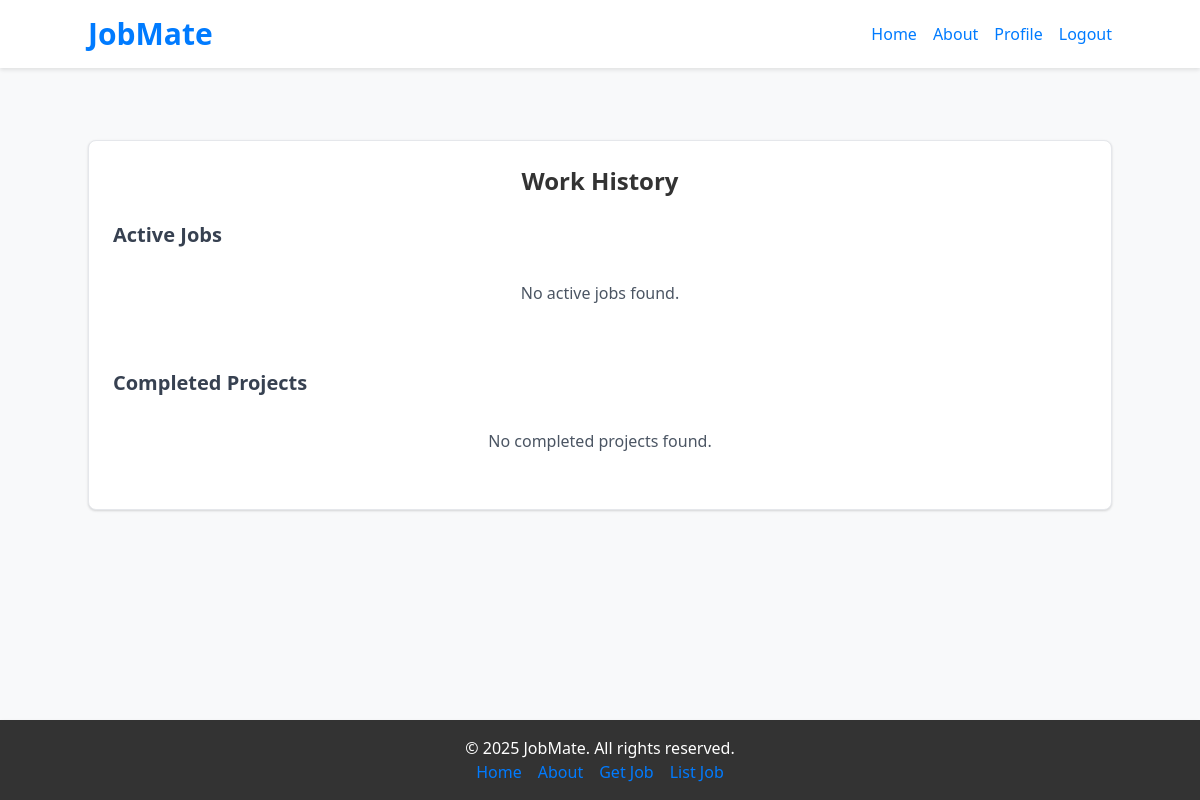
The page /contractor/work-history/ (signed in) on the database as committed earlier.
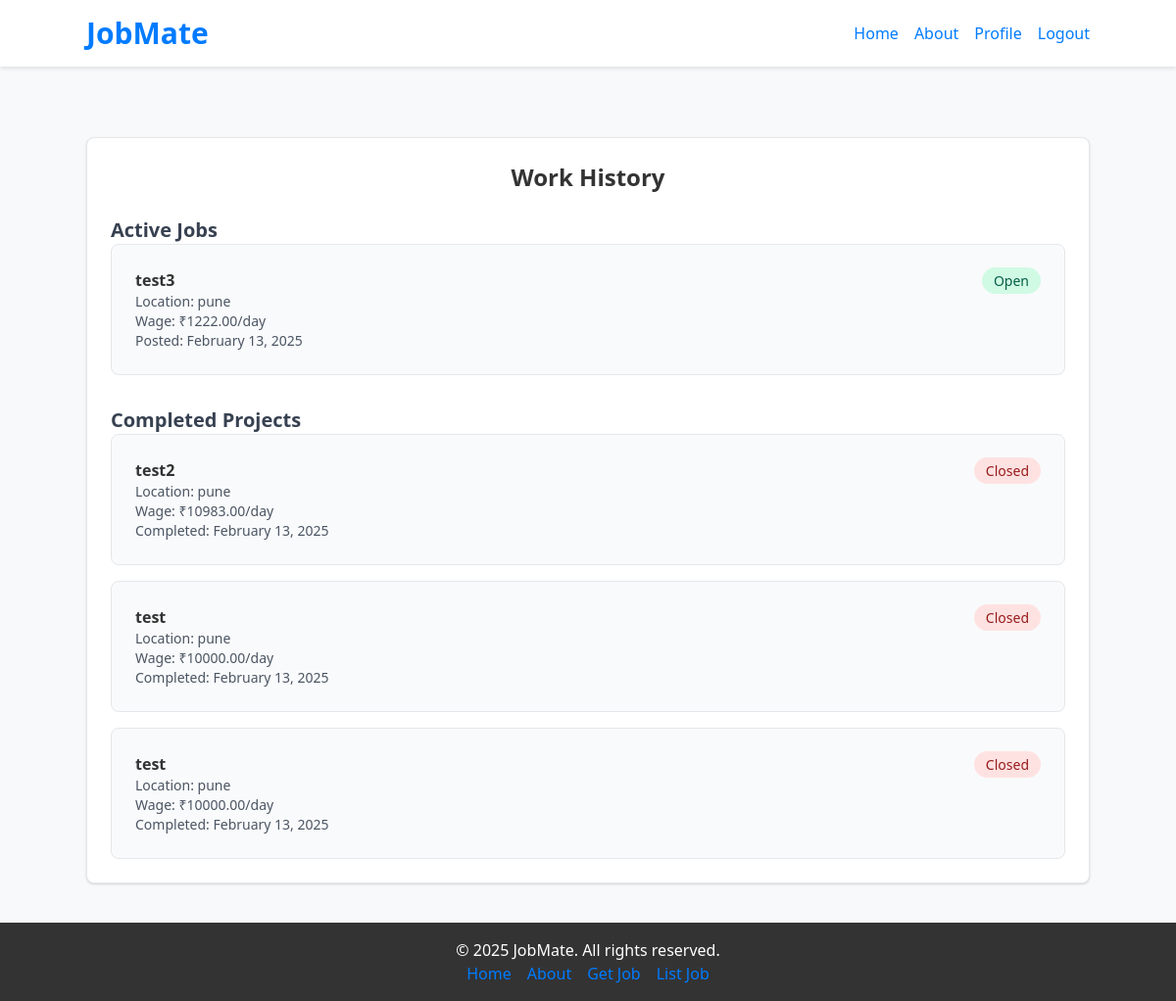
The same page on the database as committed later.
### contractor/models.py (models this page shows, shortened)
class Job(models.Model):
    STATUS_CHOICES = (
        ('open', 'Open'),
        ('closed', 'Closed')
    )
    contractor = models.ForeignKey(Contractor, on_delete=models.CASCADE)
    title = models.CharField(max_length=255)
    description = models.TextField()
    location = models.CharField(max_length=255)
    wage = models.DecimalField(max_digits=10, decimal_places=2)
    required_skills = models.TextField(blank=True, null=True)
    created_at = models.DateTimeField(auto_now_add=True)
    status = models.CharField(max_length=10, choices=STATUS_CHOICES, default='open')

### contractor/views.py (the view)
# urls.py: path('work-history/', views.work_history, name='work-history'),
@login_required(login_url='/login/')
def work_history(request):
    contractor = request.user.contractor
    jobs = Job.objects.filter(contractor=contractor).order_by('-created_at')
    active_jobs = jobs.filter(status='open')
    completed_projects = jobs.filter(status='closed')
    paginator_active = Paginator(active_jobs, 5)  # Show 5 active jobs per page
    page_active = request.GET.get('page_active')
    active_jobs = paginator_active.get_page(page_active)
    paginator_completed = Paginator(completed_projects, 5)  # Show 5 completed projects per page
    page_completed = request.GET.get('page_completed')
    completed_projects = paginator_completed.get_page(page_completed)
    return render(request, 'work_history.html', {
        'active_jobs': active_jobs,
        'completed_projects': completed_projects,
    })

### contractor/templates/work_history.html (shortened to what this page needs)
{% extends "base.html" %}
{% block content %}
<div class="max-w-6xl mx-auto mt-8">
    <div class="bg-white shadow rounded-lg p-6 border">
        <h2 class="text-2xl font-bold mb-6 text-center">Work History</h2>
        <h3 class="text-xl font-semibold text-gray-700">Active Jobs</h3>
        <div class="space-y-4">
            {% for job in active_jobs %}
            <div class="bg-gray-50 p-6 rounded-lg border">
                <div class="flex justify-between items-start">
                    <div>
                        <h4 class="font-semibold">{{ job.title }}</h4>
                        <p class="text-sm text-gray-600">Location: {{ job.location }}</p>
                        <p class="text-sm text-gray-600">Wage: ₹{{ job.wage }}/day</p>
                        <p class="text-sm text-gray-600">Posted: {{ job.created_at|date:"F j, Y" }}</p>
                    </div>
                    <div class="text-right">
                        <span class="px-3 py-1 rounded-full text-sm bg-green-100 text-green-800">
                            {{ job.get_status_display }}
                        </span>
                    </div>
                </div>
            </div>
            {% empty %}
            <div class="text-center py-8">
                <p class="text-gray-600">No active jobs found.</p>
            </div>
            {% endfor %}
        </div>
        <h3 class="text-xl font-semibold text-gray-700 mt-8">Completed Projects</h3>
        <div class="space-y-4">
            {% for job in completed_projects %}
            <div class="bg-gray-50 p-6 rounded-lg border">
                <div class="flex justify-between items-start">
                    <div>
                        <h4 class="font-semibold">{{ job.title }}</h4>
                        <p class="text-sm text-gray-600">Location: {{ job.location }}</p>
                        <p class="text-sm text-gray-600">Wage: ₹{{ job.wage }}/day</p>
                        <p class="text-sm text-gray-600">Completed: {{ job.created_at|date:"F j, Y" }}</p>
                    </div>
                    <div class="text-right">
                        <span class="px-3 py-1 rounded-full text-sm bg-red-100 text-red-800">
                            {{ job.get_status_display }}
                        </span>
                    </div>
                </div>
            </div>
            {% empty %}
            <div class="text-center py-8">
                <p class="text-gray-600">No completed projects found.</p>
            </div>
            {% endfor %}
        </div>
    </div>
</div>
{% endblock %}

Rows that differ between the two databases and show on the page:
added Job: title "test3", location "pune", wage "1222.00", created_at "February 13, 2025", status "Open", shown under "Active Jobs"
added Job: title "test2", location "pune", wage "10983.00", created_at "February 13, 2025", status "Closed", shown under "Completed Projects"
added Job: title "test", location "pune", wage "10000.00", created_at "February 13, 2025", status "Closed", shown under "Completed Projects"
added Job: title "test", location "pune", wage "10000.00", created_at "February 13, 2025", status "Closed", shown under "Completed Projects"
Other text that changed with them:
text no longer shown: "No active jobs found. No completed projects found."
